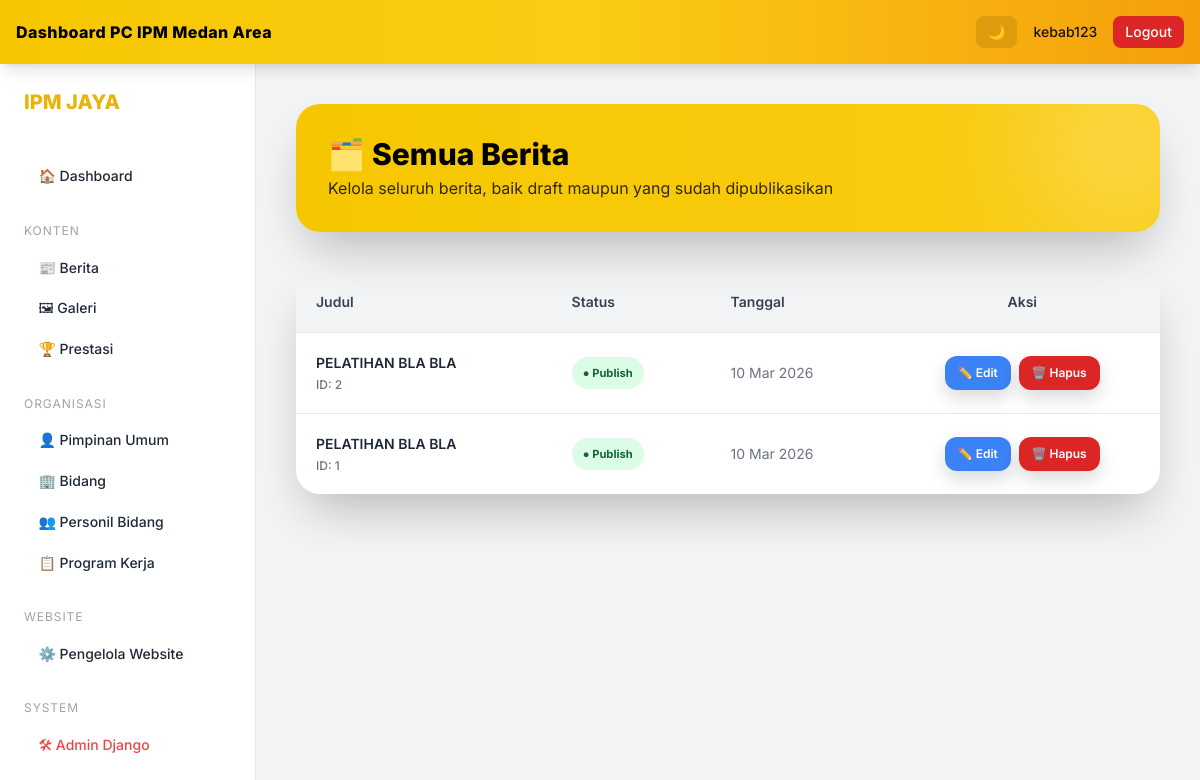
/editor/berita/ (signed in), run on the app's committed database.
### blog/models.py (models this page shows, shortened)
class Post(models.Model):
    title = models.CharField(max_length=200)
    slug = models.SlugField(unique=True)
    content = models.TextField()
    thumbnail = models.ImageField(upload_to='berita/', blank=True, null=True)
    is_published = models.BooleanField(default=False)
    created_at = models.DateTimeField(auto_now_add=True)

### blog/views_editor.py (the view)
@login_required
def semua_berita(request):
    if not admin_only(request.user):
        return HttpResponseForbidden("Hanya Dewa")
    return render(
        request,
        'editor/berita/semua_berita.html',
        {'posts': Post.objects.all().order_by('-created_at')}
    )

### blog/context_processors.py (called while the page is built)
def global_user_role(request):
    user = request.user
    return {
        'is_editor': (
            user.is_authenticated and
            user.groups.filter(name__in=['Dewa', 'admin']).exists()
        ),
        'is_dewa': (
            user.is_authenticated and
            user.groups.filter(name='Dewa').exists()
        ),
    }

### blog/views_editor.py (called while the page is built)
def admin_only(user):
    return (
        user.is_authenticated and
        user.groups.filter(name='Dewa').exists()
    )

### templates/editor/berita/semua_berita.html (shortened to what this page needs)
{% extends "editor/base_editor.html" %}
{% block content %}
<div class="max-w-7xl mx-auto space-y-10 animate-fadeIn">
  <div class="relative overflow-hidden rounded-3xl
              bg-gradient-to-r from-[#F6C700] to-yellow-400
              p-8 text-black shadow-2xl">
    <h1 class="text-3xl font-extrabold">
      🗂️ Semua Berita
    </h1>
    <p class="mt-1 opacity-80 max-w-xl">
      Kelola seluruh berita, baik draft maupun yang sudah dipublikasikan
    </p>
    <div class="absolute -top-10 -right-10 w-40 h-40 bg-white/30 rounded-full blur-3xl"></div>
  </div>
  <div class="bg-white dark:bg-slate-800 rounded-3xl shadow-2xl overflow-x-auto">
    <table class="w-full text-sm">
      <thead class="bg-gray-100 dark:bg-slate-700 text-gray-700 dark:text-gray-200">
        <tr>
          <th class="p-5 text-left font-semibold">Judul</th>
          <th class="p-5 text-left font-semibold">Status</th>
          <th class="p-5 text-left font-semibold">Tanggal</th>
          <th class="p-5 text-center font-semibold">Aksi</th>
        </tr>
      </thead>
      <tbody>
        {% for post in posts %}
        <tr class="group border-t dark:border-slate-700
                   hover:bg-yellow-50/50 dark:hover:bg-slate-700/50
                   transition">
          <td class="p-5 font-medium">
            <div class="flex flex-col">
              <span class="font-semibold">
                {{ post.title }}
              </span>
              <span class="text-xs text-gray-500 mt-1">
                ID: {{ post.id }}
              </span>
            </div>
          </td>
          <td class="p-5">
            {% if post.is_published %}
              <span class="status published">
                ● Publish
              </span>
            {% else %}
              <span class="status draft">
                ● Draft
              </span>
            {% endif %}
          </td>
          <td class="p-5 text-gray-500 dark:text-gray-400">
            {{ post.created_at|date:"d M Y" }}
          </td>
          <td class="p-5">
            <div class="flex flex-wrap justify-center gap-2">
              <a href="{% url 'edit_berita' post.id %}"
                 class="action-btn bg-blue-500 hover:bg-blue-600 text-white">
                ✏️ Edit
              </a>
              <form method="post"
                    action="{% url 'hapus_berita' post.id %}"
                    onsubmit="return confirm('Yakin hapus berita ini?')">
                <button
                  type="submit"
                  class="action-btn bg-red-600 hover:bg-red-700 text-white">
                  🗑️ Hapus
                </button>
              </form>
            </div>
          </td>
        </tr>
        {% endfor %}
      </tbody>
    </table>
  </div>
</div>
{% endblock %}

### templates/editor/base_editor.html (shortened to what this page needs)
{% load static %}
<!DOCTYPE html>
<html lang="id" class="scroll-smooth">
<head>
<script src="https://cdn.tailwindcss.com"></script>
</head>
<body class="bg-gray-100 dark:bg-slate-900 text-gray-800 dark:text-gray-100 transition-colors duration-300">
<header class="fixed top-0 inset-x-0 h-16 z-50
               bg-gradient-to-r from-[#F6C700] via-yellow-400 to-amber-500
               shadow-lg">
<div class="h-full max-w-7xl mx-auto px-4 flex items-center justify-between text-black">
<div class="flex items-center gap-3">
<div class="font-extrabold tracking-wide">
Dashboard PC IPM Medan Area
</div>
</div>
<div class="flex items-center gap-4 text-sm font-medium">
<button id="darkToggle"
class="px-3 py-1.5 rounded-lg bg-black/10 hover:bg-black/20 transition">
🌙
</button>
<span class="hidden sm:inline opacity-90">
{{ request.user.username }}
</span>
<a href="{% url 'logout' %}"
class="px-3 py-1.5 rounded-lg bg-red-600 hover:bg-red-700 text-white transition">
Logout
</a>
</div>
</div>
</header>
<div class="flex pt-16 min-h-screen">
<aside id="sidebar"
class="fixed md:relative
       w-64 bg-white dark:bg-slate-800
       border-r dark:border-slate-700
       min-h-screen p-6
       transform -translate-x-full md:translate-x-0
       transition duration-300 z-40">
<div class="mb-10">
<h1 class="text-xl font-extrabold text-yellow-500">
IPM JAYA
</h1>
</div>
<nav class="space-y-6 text-sm">
<a href="{% url 'editor_dashboard' %}" class="nav">
🏠 Dashboard
</a>
<div>
<p class="section-title">
Konten
</p>
<a href="{% url 'semua_berita' %}" class="nav">
📰 Berita
</a>
<a href="{% url 'editor_galeri' %}" class="nav">
🖼 Galeri
</a>
<a href="{% url 'editor_prestasi' %}" class="nav">
🏆 Prestasi
</a>
</div>
<div>
<p class="section-title">
Organisasi
</p>
<a href="{% url 'editor_pimpinan' %}" class="nav">
👤 Pimpinan Umum
</a>
<a href="{% url 'editor_bidang' %}" class="nav">
🏢 Bidang
</a>
<a href="{% url 'editor_personil_bidang' %}" class="nav">
👥 Personil Bidang
</a>
<a href="{% url 'editor_program_kerja' %}" class="nav">
📋 Program Kerja
</a>
</div>
<div>
<p class="section-title">
Website
</p>
<a href="{% url 'editor_pengelola' %}" class="nav">
⚙️ Pengelola Website
</a>
</div>
<div>
<p class="section-title">
System
</p>
{% if request.user.is_superuser %}
<a href="/admin/" class="nav text-red-500">
🛠 Admin Django
</a>
{% endif %}
</div>
</nav>
</aside>
<main class="flex-1 p-6 md:p-10">
{% block content %}{% endblock %}
</main>
</div>
</body>
</html>

### templates/editor/base_editor.html (style rules this page uses)
body { font-family:'Inter',sans-serif; }
.section-title { font-size:.75rem; text-transform:uppercase; letter-spacing:.08em; color:#9ca3af; margin-bottom:.4rem; }
.nav { display:flex; align-items:center; gap:.6rem; padding:.65rem .9rem; border-radius:.7rem; font-weight:500; transition:.25s; }

### templates/editor/berita/semua_berita.html (style rules this page uses)
.animate-fadeIn { animation:fadeIn .7s ease-out both }
.status { display:inline-flex; align-items:center; gap:.35rem; font-size:.7rem; font-weight:700; padding:.35rem .7rem; border-radius:999px; }
.status.published { background:#dcfce7; color:#166534; }
.action-btn { display:inline-flex; align-items:center; gap:.35rem; padding:.45rem .8rem; border-radius:.75rem; font-size:.75rem; font-weight:600; transition:.25s; box-shadow:0 8px 18px rgba(0,0,0,.15); }

### data on the page
Post: title "PELATIHAN BLA BLA", id "2", is_published "● Publish", created_at "10 Mar 2026"
Post: title "PELATIHAN BLA BLA", id "1", is_published "● Publish", created_at "10 Mar 2026"

### other printed values
{{ request.user.username }} "kebab123"
